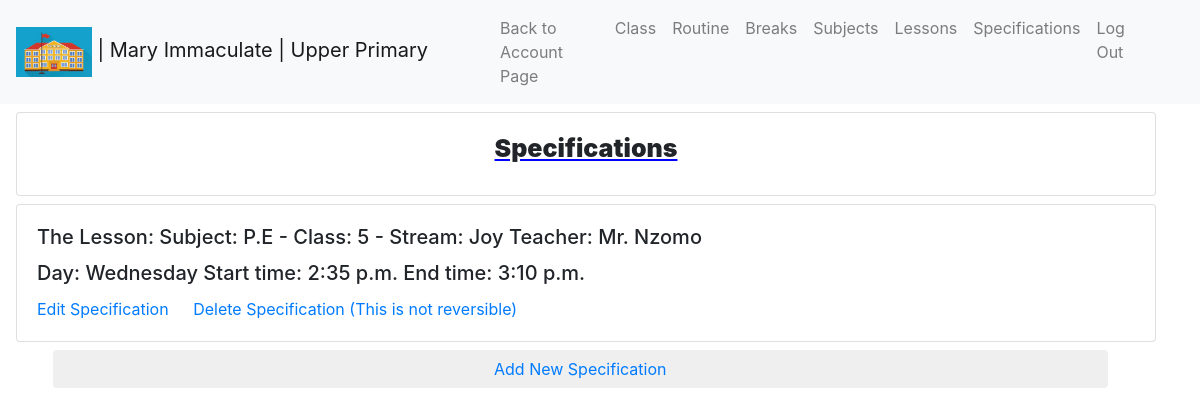
The app's page /school/S6gHC1W5/groups/upper-primary/specifications/ (signed in) with its own data.
### school/models.py (models this page shows, shortened)
class School(models.Model):
    user = models.ForeignKey(settings.AUTH_USER_MODEL, on_delete=models.CASCADE, db_index=True)
    schoolname = models.CharField(max_length=200)
    randomid = models.CharField(max_length=60, unique=True)
    schoollogo = models.ImageField(upload_to='logo', validators=[validate_logo], default='logo.jpg')
    class Meta:
        verbose_name = ("School")
        verbose_name_plural = ("Schools")

class Subjects(models.Model):
    school = models.ForeignKey(School, on_delete=models.CASCADE)
    subjectname = models.CharField(max_length=100)
    slug = models.SlugField()
    color = ColorField()
    class Meta:
        verbose_name = ("Subject")
        verbose_name_plural = ("Subjects")

class Streams(models.Model):
    school = models.ForeignKey(School, on_delete=models.CASCADE)
    streamname = models.CharField(max_length=100)
    slug = models.SlugField()
    class Meta:
        verbose_name = ("Stream")
        verbose_name_plural = ("Streams")

class Teachers(models.Model):
    school = models.ForeignKey(School, on_delete=models.CASCADE)
    teachername = models.CharField(max_length=100)
    randomid = models.CharField(max_length=60, unique=True)
    class Meta:
        verbose_name = ("Teacher")
        verbose_name_plural = ("Teachers")

### groups/models.py (models this page shows, shortened)
class SchoolGroups(models.Model):
    school = models.ForeignKey(School, on_delete=models.CASCADE)
    groupname = models.CharField(max_length=100)
    slug = models.SlugField()
    lessonduration = models.PositiveIntegerField()
    class Meta:
        verbose_name = ("Group")
        verbose_name_plural = ("Groups")

class GroupSpecifiction(models.Model):
    groupsubjectteachers = models.ForeignKey(Groupsubjectteachers, on_delete=models.CASCADE)
    day = models.CharField(max_length=20, choices=settings.DAYS)
    starttime = models.TimeField()
    endtime = models.TimeField()
    class Meta:
        verbose_name = ("Group specificationr")
        verbose_name_plural = ("Group specificationrs")

class Groupsubjectteachers(models.Model):
    groupsubjects = models.ForeignKey(Groupsubjects, on_delete=models.CASCADE)
    theclass = models.ForeignKey(Groupclasses, on_delete=models.CASCADE)
    teacher = models.ForeignKey(Teachers, on_delete=models.CASCADE)
    nooflessonsperweek = models.PositiveIntegerField()
    class Meta:
        verbose_name = ("Group subject teacher")
        verbose_name_plural = ("Group subject teachers")
    def __str__(self):
        return f"Subject: {self.groupsubjects.subject.subjectname} - Class: {self.theclass.classname} - Stream: {self.theclass.stream.streamname} Teacher: {self.teacher.teachername}"

class Groupsubjects(models.Model):
    group = models.ForeignKey(SchoolGroups, on_delete=models.CASCADE)
    subject = models.ForeignKey(Subjects, on_delete=models.CASCADE)
    class Meta:
        verbose_name = ("Group subject")
        verbose_name_plural = ("Group subjects")

class Groupclasses(models.Model):
    group = models.ForeignKey(SchoolGroups, on_delete=models.CASCADE)
    stream = models.ForeignKey(Streams, on_delete=models.CASCADE)
    classteacher = models.ForeignKey(Teachers, on_delete=models.CASCADE)
    classname = models.CharField(max_length=100)
    slug = models.SlugField()
    class Meta:
        verbose_name = ("Group class")
        verbose_name_plural = ("Group classes")

### groups/views.py (the view)
# urls.py: path('school/<randomid>/groups/<groupslug>/specifications/', views.specificationsview, name="specificationsview"),
@login_required
def specificationsview(request, randomid, groupslug):
    theschool = get_object_or_404(School, randomid=randomid)
    thegroup = get_object_or_404(SchoolGroups, school__randomid=randomid, slug=groupslug)
    specifications = GroupSpecifiction.objects.filter(groupsubjectteachers__groupsubjects__group__id=thegroup.id)
    return render(request, "frontend/groups/specificationsview.html", {"theschool":theschool, "thegroup":thegroup, "specifications":specifications})

### frontend/templates/frontend/groups/specificationsview.html (shortened to what this page needs)
{% extends "base/group.html" %}
{% block schooldetails %}
<a class="navbar-brand" href="{% url 'groupdisplay' randomid=theschool.randomid groupslug=thegroup.slug %}"><img src="{{ theschool.schoollogo.url }}" alt="{{ theschool.schoolname }}"  height="50px"> | {{ theschool.schoolname }} | {{ thegroup.groupname }}</a>
{% endblock %}
{% block navigation %}
<li class="nav-item">
    <a class="nav-link" href="{% url 'classview' randomid=theschool.randomid groupslug=thegroup.slug %}">Class</a>
</li>
<li class="nav-item">
    <a class="nav-link" href="{% url 'routineview' randomid=theschool.randomid groupslug=thegroup.slug %}">Routine</a>
</li>
<li class="nav-item">
    <a class="nav-link" href="{% url 'breakview' randomid=theschool.randomid groupslug=thegroup.slug %}">Breaks</a>
</li>
<li class="nav-item">
    <a class="nav-link" href="{% url 'groupsubjectsview' randomid=theschool.randomid groupslug=thegroup.slug %}">Subjects</a>
</li>
<li class="nav-item">
    <a class="nav-link" href="{% url 'lessonsview' randomid=theschool.randomid groupslug=thegroup.slug %}">Lessons</a>
</li>
<li class="nav-item">
    <a class="nav-link" href="{% url 'specificationsview' randomid=theschool.randomid groupslug=thegroup.slug %}">Specifications</a>
</li>
{% endblock %}
{% block content %}
{% if specifications|length > 0 %}
<div class="card mt-2 mx-3" style="width: 95%;">
    <div class="card-body">
      <h5 class="card-title my_card_title">Specifications</h5>
    </div>
  </div>
{% for specification in specifications %}
<div class="card mt-2 mx-3" style="width: 95%;">
    <div class="card-body">
        <h5 class="card-title">The Lesson: {{ specification.groupsubjectteachers }}</h5>
      <h5 class="card-title">Day: {{ specification.day }} Start time: {{ specification.starttime }} End time: {{ specification.endtime }}</h5>
      <a href="{% url 'editspecification' randomid=theschool.randomid groupslug=thegroup.slug specificid=specification.id %}" class="card-link">Edit Specification</a>
      <a href="{% url 'deletespecification' randomid=theschool.randomid groupslug=thegroup.slug specificid=specification.id %}" class="card-link">Delete Specification (This is not reversible)</a>
    </div>
</div>
{% endfor %}
{% else %}
<div class="card mt-2 mx-3" style="width: 95%;">
  <div class="card-body">
    <h5 class="card-title">Sorry, you have no specifications specified currently.</h5>
  </div>
</div>
{% endif %}
<div class="container mb-3">
  <div class="row">
      <div class="col-md-12">
          <button class="btn mt-2 mx-2"  style="width: 95%;">
            <a href="{% url 'addspecification' randomid=theschool.randomid groupslug=thegroup.slug %}">Add New Specification</a>
          </button>
      </div>
  </div>
</div>
{% endblock %}

### frontend/static/frontend/css/style.css (style rules this page uses)
body { margin: 0; }
.my_card_title { text-align: center; font-weight: 900; font-size: 25px; text-decoration-line: underline; text-decoration-color: blue; }

### records on screen
School: schoollogo (picture), schoolname "Mary Immaculate"
SchoolGroups: groupname "Upper Primary"
GroupSpecifiction: groupsubjectteachers "Subject: P.E - Class: 5 - Stream: Joy Teacher: Mr. Nzomo", day "Wednesday", starttime "2:35 p.m.", endtime "3:10 p.m."
